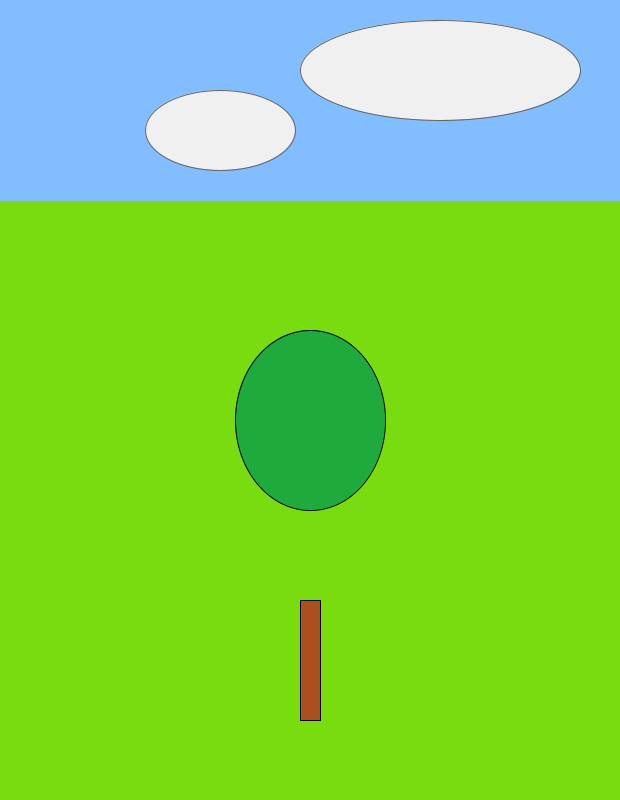
Frame 1 (no input)
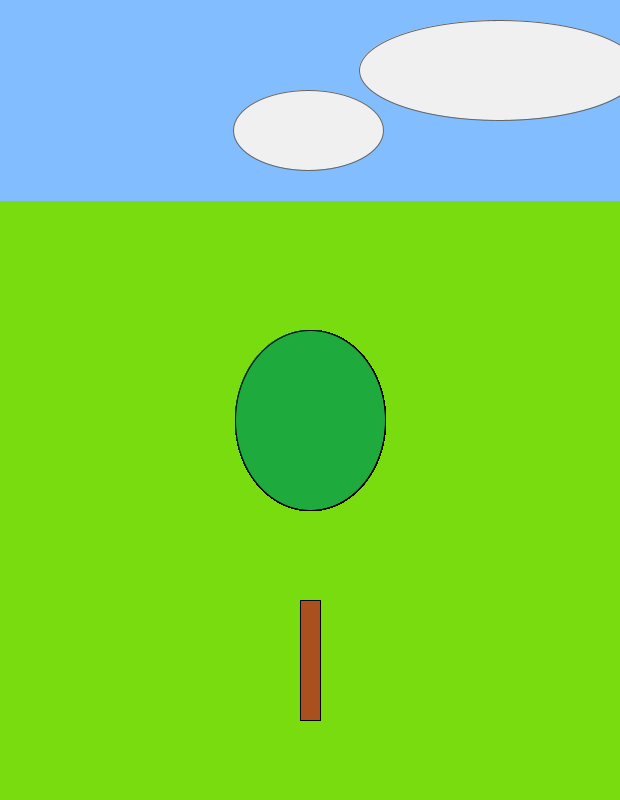
Frame 60 (the mouse pressed at the canvas centre just before this capture)
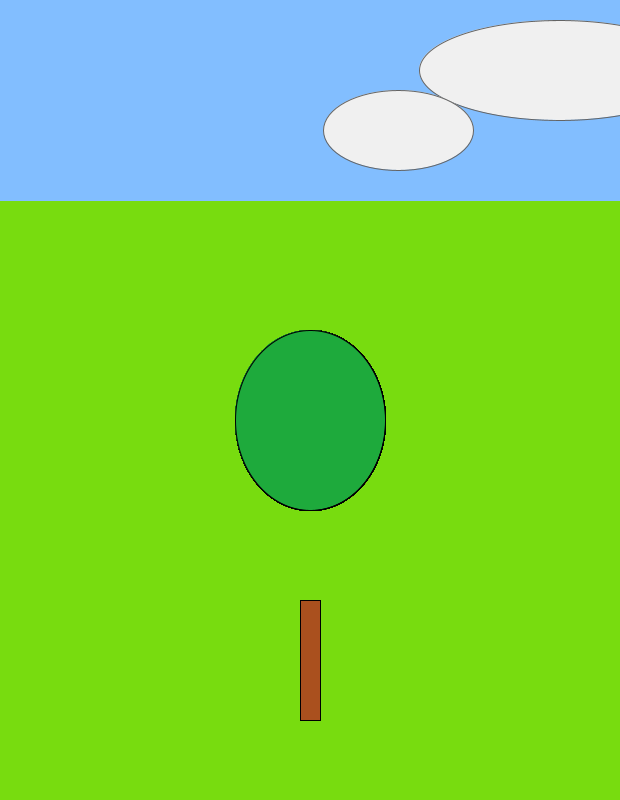
Frame 120 (the mouse held since frame 60 and released just before this capture)

The Processing sketch that drew these frames (run headless with seeded random() and noise(); from frame 60 on, the mouse is pressed at the canvas centre):

// Processing sketch: KommIT_intro_4
// ── KommIT_intro_4.pde
/* Processing: Kodeblokke, Funktioners parametre, Egne funktioner
 *
 * I stedet for en blomst vil vi nu gerne have processing til at tegne et træ mere, 
 * når musen klikkes. Derved kan vi efterhånden lave en skov.
 *
 * Vi kunne bare gentage koden der tegner træet inde i mouseClicked()-funktionen. Men det
 * er upraktisk - hvis vi vælger at lave noget om (fx. sætte et æble på), så skal vi rette  
 * koden to steder. Derfor vil vi nu lave vores egen metode, tegnTrae(xx, yyy). Så sparer
 * vi lidt kode og skal kun rette et sted. OG det hele bliver lidt mere overskueligt.
 *
 * Til gengæld kræver det, at vi tænker grundigt over, hvad der er udgangspunktet, altså x- 
 * og -y-koordinaterne, når vi skal tegne træet. Jeg har vedtaget, til start, at udgangspunktet 
 * er der, hvor den firkant, der udgør stammen, bliver tegnet - altså dens øverste venstre 
 * hjørne. Senere bliver det din opgave at ændre dette, så det bliver træets rod (dvs. bunden
 * af stammen), der er det sted, x- og y-værdien refererer til. Det er mere "logisk".
 */
 
color stamme = color(170, 80, 30);    // Samme som før.
color blade = color(30, 170, 60);     
color graes = color(120, 220, 15);    // Pænere end først. Men ret gerne til din egen græs-farve.
color himmel = color(130, 190, 255);  // Igen pænere end før, men find gerne din egen himmelblå.
color sky = color(240);               

float sky_1x, sky_2x,                 // Variabler til at styre skyerne med.
      sky_1fart, sky_2fart;           // Bemærk: Processing læser dette som een linje, der slutter ved ; 

void setup() {
  size(620, 800);
  background(graes);
  sky_1x = 440;                       // Skyerne starter samme steder som før
  sky_2x = 220;          
  sky_1fart = 1;                      // Og ligeså deres hastigheder. Intet nyt.
  sky_2fart = 1.5;
}

void draw() {
  fill(himmel);                       // Som før tegner vi himmel og skyer.
  stroke(himmel);        
  rect(0, 0, 620, 200);               // Himlen tegnes stadig hver gang draw() gennemløbes. 
  
  fill(sky);                          // Og skyerne også som før
  stroke(100);                      
  ellipse(sky_1x, 70, 280, 100);     
  ellipse(sky_2x, 130, 150, 80);    
  sky_1x += sky_1fart;                // Skyerne rykker sig lidt for hvert gennemløb af draw().
  sky_2x += sky_2fart;               

  if (sky_1x > 800) sky_1x = -200;    // Og skyerne kan starte forfra, når de kommer uden for vinduet. 
  if (sky_2x > 720) sky_2x = -100;  
  
  tegnTrae(300, 600);                 // Nu kalder vi den nye funktion
  
} // Klammen her er meget vigtig. Den afslutter draw()-funktionens kodeblok.


/*  
 * Her starter den nye tegnTrae()-funktion.
 * Funktionen får to parametre (xx og yy), begge af typen float. De står inde i parentesen efter 
 * funktionens navn, og de angiver den position, vi laver tegningen ud fra. 
 *
 * Disse parametre bruges inde i funktionen som "lokale variabler", altså variabler, der ikke er 
 * defineret for hele programmet men kun for den kodeblok, hvori de står.
 * 
 * På dette sted (over kommentaren her) kan du indsætte din egen, nye tegnHimmel()-funktion. 
 * Husk krøllede parenteser. 
 */
void tegnTrae(float xx, float yy) {   // Denne linje definerer hvordan man kan kalde funktionen

  stroke(0);                          // Vi skal stadig have de samme farver
  fill(stamme);
  rect(xx, yy, 20, 120);              // Her benytter vi så, i stedet for tal, de variabler,
                                      // vi angiver i funktionskaldet. xx og yy er positionen
                                      // for stammens øverste venstre hjørne, men de tal, der er 
                                      // gemt i variablerne og som anvendes i beregningerne, 
                                      // bliver sendt til funktionen derfra hvor den bliver 
                                      // kaldt. I dette tilfælde kommer tallene enten fra første træ, 
                                      // oppe i draw(), eller fra musens koordinater i mouseClicked().
                                      // Fidusen ved at lave tegnTrae til en funktion er netop,
                                      // at man kan genbruge koden uden at skulle vælge disse
                                      // koordinater på forhånd
  fill(blade);
  ellipse(xx+10, yy-180, 150, 180);   // Ellipsen skal selvfølgelig ikke tegnes samme sted som stammen.
                                      // Derfor skal den forskubbes. Jeg har ikke fået gjort det pænt,
                                      // du kommer til at rette det...
                                      //
                                      // Sæt også æblet på
}

/* 
 * mouseClicked() er nu lavet om, så den kalder tegnTrae(..) i stedet for at tegne blomsten.
 */
void mouseClicked() {
  tegnTrae(mouseX, mouseY);
}

/* Hernede kunne du også placere nye funktioner, fx tegnHimmel() */

  // Opgave 1:  Ret funktionen tegnTrae(..) til, så kronen står pænt i forhold til stammen, og så
  //            der er et æble på træet igen.
  //
  // Opgave 2:  Ret funktionen tegnTrae(..) til, så museklikket angiver træets rod, dvs. midt på
  //            bunden af stammen. Det giver mere mening. Men det kræver, at du regner på, hvilke
  //            koordinater stamme, krone og æble så skal tegnes i forhold til.
  //
  // Opgave 3:  Lav selv en ny funktion. Tag alle de kodelinjer, der bruges for at tegne himmel 
  //            og skyer, klip dem ud og sæt dem ned som en selvstændig metode (funktion), lige som 
  //            tegnTrae(...). Kald den nye funktion for tegnHimmel() og skriv void foran, lige som 
  //            de andre funktioner (void betyder "intet" eller "tomhed". Disse funktioner skal ikke 
  //            returnere en værdi). Oppe i draw()-metoden, hvorfra du fjernede alle kodelinjerne,
  //            skriver du nu i stedet blot et kald til den nye funktion, sådan her: tegnHimmel();
  //            Det gør din draw()-metode meget mere overskuelig.
  //
  //            Det er helt afgørende, at du får placeret den nye funktion rigtigt i kodeteksten.
  //            Læg mærke til de krøllede parenteser (klammer). Inde mellem sådan to står en såkaldt 
  //            "kodeblok". Den kodeblok, der lige nu hører til draw()-funktionen, slutter med den
  //            klamme, der står lige efter tegnTrae(300,600);   Din nye funktion skal placeres lige 
  //            efter den, altså uden for draw()-funktionen.
  
